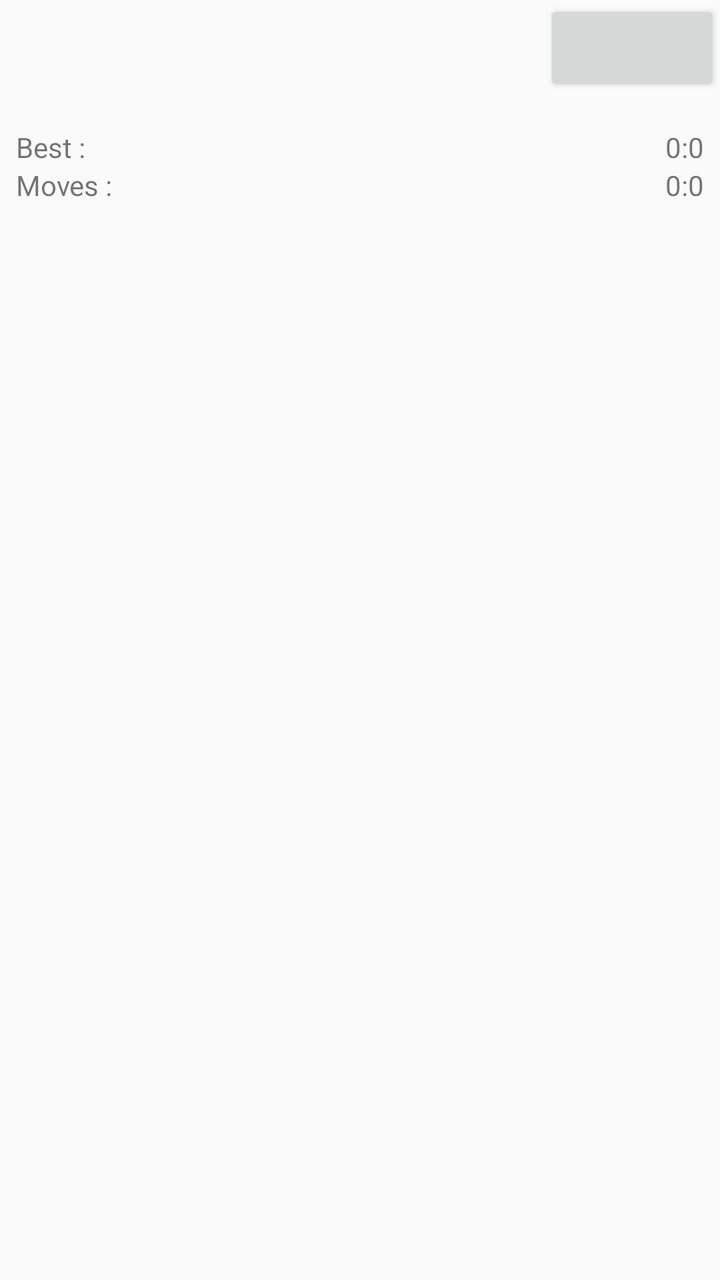
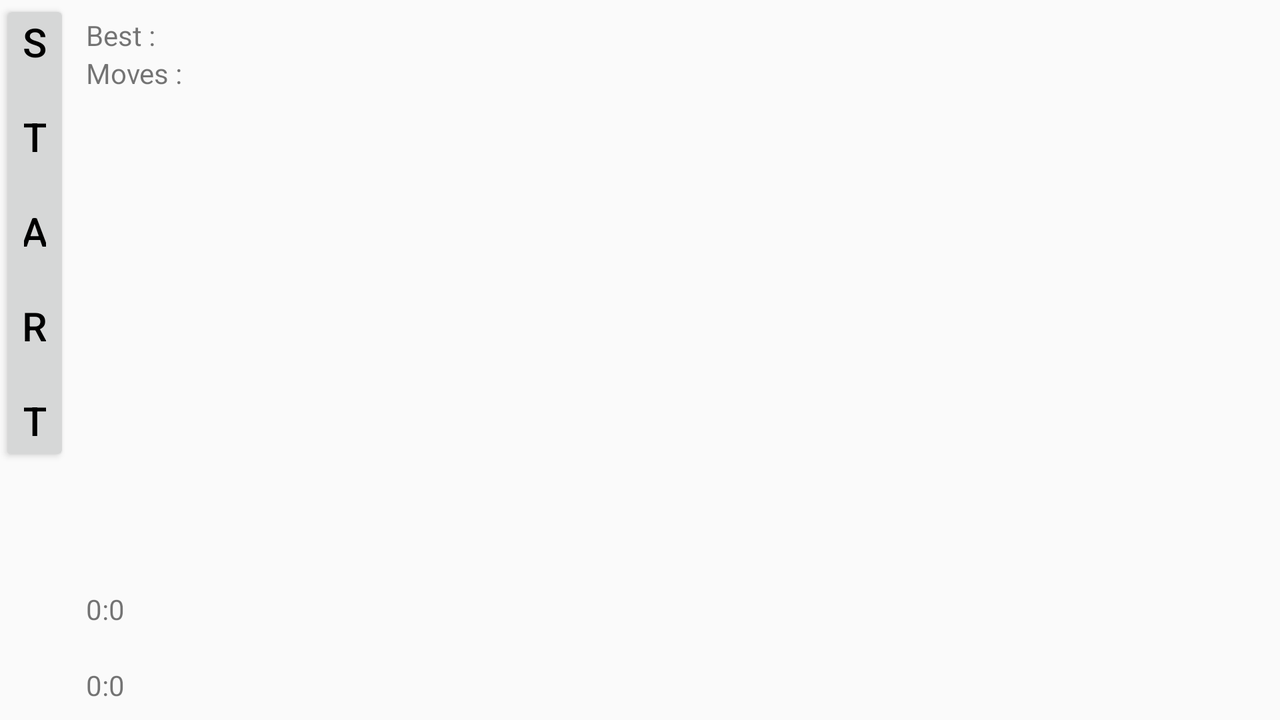

One screen, two layout resources from the same app: the default and the repository's alternative for another configuration. Each is rendered where Android would select it; the XML of both is given below.
<!-- AndroidManifest.xml: application theme AppTheme -->
<!-- res/layout/activity_main.xml -->
<?xml version="1.0" encoding="utf-8"?>
<LinearLayout
    xmlns:android="http://schemas.android.com/apk/res/android"
    xmlns:tools="http://schemas.android.com/tools"

    android:layout_width="match_parent"
    android:layout_height="match_parent"

    android:orientation="vertical"
    android:paddingBottom="0dp"
    android:paddingLeft="0dp"
    android:paddingRight="0dp"
    android:paddingTop="0dp"

    tools:context=".main"
    android:id="@+id/LLmain">

    <FrameLayout
        android:layout_width="match_parent"
        android:layout_height="wrap_content"
        android:id="@+id/FLstart">

        <Button
            android:layout_width="wrap_content"
            android:layout_height="wrap_content"
            android:id="@+id/btnStart"
            android:textColor="@color/colorBlack"
            android:gravity="center"
            android:textSize="@dimen/testSize"
            android:layout_gravity="right"/>
    </FrameLayout>

    <TableLayout
        android:layout_width="match_parent"
        android:layout_height="wrap_content"
        android:id="@+id/TLinfo"
        android:layout_marginLeft="8dp"
        android:layout_marginTop="16dp"
        android:layout_marginRight="8dp"
        android:layout_marginBottom="8dp">

        <TableRow
            android:id="@+id/TRbestResult">
            <TextView
                android:id="@+id/tvBestMoves"
                android:text="Best :"/>

            <Space
                android:layout_weight="1"/>

            <TextView
                android:id="@+id/tvBestClock"
                android:background="@drawable/access_time_black_18x18"/>
            <TextView
                android:layout_width="wrap_content"
                android:id="@+id/tvBestTime"
                android:text="0:0"
                />
        </TableRow>

        <TableRow
            android:id="@+id/TRcurResult">

            <TextView
                android:id="@+id/tvMoves"
                android:text="Moves :"/>

            <Space
                android:layout_weight="1"/>

            <TextView
                android:id="@+id/tvClock"
                android:background="@drawable/timer_black_18x18"/>
            <TextView
                android:layout_width="wrap_content"
                android:id="@+id/tvTime"
                android:text="0:0"
                />
        </TableRow>
    </TableLayout>

    <TableLayout
        android:layout_width="match_parent"
        android:layout_height="wrap_content"
        android:id="@+id/TLgameTable"
        android:layout_gravity="center"
        android:padding="8dp"
        android:stretchColumns="*">

    </TableLayout>

    <FrameLayout
        android:layout_width="match_parent"
        android:layout_height="match_parent"
        android:id="@+id/FLcolor"
        android:layout_margin="2dp">

        <LinearLayout
            android:layout_width="wrap_content"
            android:layout_height="wrap_content"
            android:id="@+id/LLcolor"
            android:orientation="horizontal"
            android:layout_gravity="center"
            >

        </LinearLayout>
    </FrameLayout>
</LinearLayout>
<!-- resources referenced by this layout -->
<resources>
  <color name="colorBlack">#000000</color>
  <dimen name="testSize">20sp</dimen>
  <style name="AppTheme" parent="Theme.AppCompat.Light.NoActionBar">
          
          <item name="colorPrimary">@color/colorPrimary</item>
          <item name="colorPrimaryDark">@color/colorPrimaryDark</item>
          <item name="colorAccent">@color/colorAccent</item>
      </style>
  <color name="colorPrimary">#3F51B5</color>
  <color name="colorPrimaryDark">#303F9F</color>
  <color name="colorAccent">#FF4081</color>
</resources>
<!-- res/layout-land/activity_main.xml (the repository's variant of the layout above) -->
<!-- drawn on the phone turned sideways -->
<?xml version="1.0" encoding="utf-8"?>
<LinearLayout
    android:id="@+id/LLmain"
    xmlns:android="http://schemas.android.com/apk/res/android"

    xmlns:tools="http://schemas.android.com/tools"
    android:layout_width="match_parent"

    android:layout_height="match_parent"
    android:orientation="horizontal"
    android:paddingBottom="0dp"
    android:paddingLeft="0dp"
    android:paddingRight="0dp"

    android:paddingTop="0dp"
    tools:context=".main">

    <FrameLayout
        android:id="@+id/FLstart"
        android:layout_width="wrap_content"
        android:layout_height="match_parent">

        <Button
            android:id="@+id/btnStart"
            android:layout_width="35dp"
            android:layout_height="wrap_content"
            android:gravity="center"
            android:text="S
t
a
r
t"
            android:textColor="@color/colorBlack"
            android:textSize="@dimen/testSize"
            android:includeFontPadding="false"/>
    </FrameLayout>

    <LinearLayout
        android:layout_width="wrap_content"
        android:layout_height="match_parent"
        android:orientation="vertical"
        android:id="@+id/LLinfo"
        android:layout_margin="8dp">

        <TextView
            android:layout_width="wrap_content"
            android:layout_height="wrap_content"
            android:id="@+id/tvBestMoves"
            android:text="Best :"/>

        <TextView
            android:layout_width="wrap_content"
            android:layout_height="wrap_content"
            android:id="@+id/tvMoves"
            android:text="Moves :"/>

        <Space
            android:layout_width="wrap_content"
            android:layout_height="wrap_content"
            android:layout_weight="1"/>


        <TextView
            android:layout_width="wrap_content"
            android:layout_height="wrap_content"
            android:id="@+id/tvBestClock"
            android:background="@drawable/access_time_black_18x18"/>

        <TextView
            android:layout_width="wrap_content"
            android:layout_height="wrap_content"
            android:id="@+id/tvBestTime"
            android:text="0:0"
            />

        <TextView
            android:layout_width="wrap_content"
            android:layout_height="wrap_content"
            android:id="@+id/tvClock"
            android:background="@drawable/timer_black_18x18"/>

        <TextView
            android:layout_width="wrap_content"
            android:layout_height="wrap_content"
            android:id="@+id/tvTime"
            android:text="0:0"
            />
    </LinearLayout>

        <TableLayout
            android:id="@+id/TLgameTable"
            android:layout_width="wrap_content"
            android:layout_height="wrap_content"
            android:layout_gravity="center"
            android:padding="8dp">

        </TableLayout>

    <FrameLayout
        android:layout_width="match_parent"
        android:layout_height="match_parent"
        android:id="@+id/FLcolor"
        android:layout_margin="2dp">

        <LinearLayout
            android:layout_width="wrap_content"
            android:layout_height="wrap_content"
            android:id="@+id/LLcolor"
            android:orientation="vertical"
            android:layout_gravity="center"
            >

        </LinearLayout>
    </FrameLayout>
</LinearLayout>
